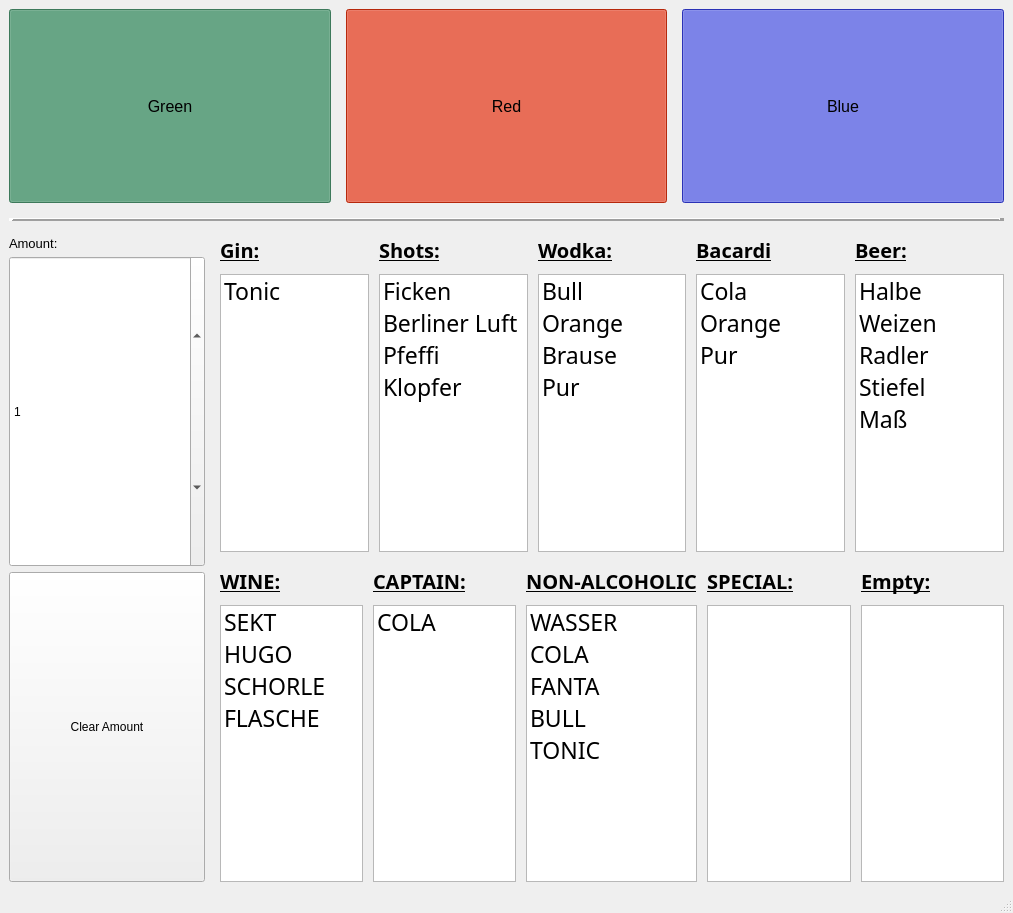
<?xml version="1.0" encoding="UTF-8"?>
<ui version="4.0">
 <class>MainWindow</class>
 <widget class="QMainWindow" name="MainWindow">
  <property name="geometry">
   <rect>
    <x>0</x>
    <y>0</y>
    <width>1013</width>
    <height>913</height>
   </rect>
  </property>
  <property name="sizePolicy">
   <sizepolicy hsizetype="Maximum" vsizetype="Maximum">
    <horstretch>0</horstretch>
    <verstretch>0</verstretch>
   </sizepolicy>
  </property>
  <property name="windowTitle">
   <string>MainWindow</string>
  </property>
  <widget class="QWidget" name="centralwidget">
   <layout class="QVBoxLayout" name="verticalLayout">
    <item>
     <layout class="QVBoxLayout" name="mainVert" stretch="3,1,10">
      <property name="spacing">
       <number>15</number>
      </property>
      <item>
       <layout class="QHBoxLayout" name="teamButtons">
        <property name="sizeConstraint">
         <enum>QLayout::SetNoConstraint</enum>
        </property>
        <item>
         <widget class="QPushButton" name="pb_Green">
          <property name="sizePolicy">
           <sizepolicy hsizetype="Minimum" vsizetype="Preferred">
            <horstretch>0</horstretch>
            <verstretch>0</verstretch>
           </sizepolicy>
          </property>
          <property name="font">
           <font>
            <pointsize>12</pointsize>
           </font>
          </property>
          <property name="styleSheet">
           <string notr="true">background-color: rgb(85, 170, 127);</string>
          </property>
          <property name="text">
           <string>Green</string>
          </property>
          <property name="checkable">
           <bool>true</bool>
          </property>
          <property name="checked">
           <bool>true</bool>
          </property>
         </widget>
        </item>
        <item>
         <widget class="QPushButton" name="pb_Red">
          <property name="sizePolicy">
           <sizepolicy hsizetype="Minimum" vsizetype="Preferred">
            <horstretch>0</horstretch>
            <verstretch>0</verstretch>
           </sizepolicy>
          </property>
          <property name="font">
           <font>
            <pointsize>12</pointsize>
           </font>
          </property>
          <property name="styleSheet">
           <string notr="true">background-color: rgb(255, 56, 17);</string>
          </property>
          <property name="text">
           <string>Red</string>
          </property>
          <property name="checkable">
           <bool>true</bool>
          </property>
          <property name="checked">
           <bool>true</bool>
          </property>
         </widget>
        </item>
        <item>
         <widget class="QPushButton" name="pb_Blue">
          <property name="sizePolicy">
           <sizepolicy hsizetype="Minimum" vsizetype="Preferred">
            <horstretch>0</horstretch>
            <verstretch>0</verstretch>
           </sizepolicy>
          </property>
          <property name="font">
           <font>
            <pointsize>12</pointsize>
           </font>
          </property>
          <property name="autoFillBackground">
           <bool>false</bool>
          </property>
          <property name="styleSheet">
           <string notr="true">background-color: rgb(60, 70, 255);</string>
          </property>
          <property name="text">
           <string>Blue</string>
          </property>
          <property name="checkable">
           <bool>true</bool>
          </property>
          <property name="checked">
           <bool>true</bool>
          </property>
         </widget>
        </item>
       </layout>
      </item>
      <item>
       <widget class="Line" name="line">
        <property name="sizePolicy">
         <sizepolicy hsizetype="Minimum" vsizetype="Fixed">
          <horstretch>0</horstretch>
          <verstretch>10</verstretch>
         </sizepolicy>
        </property>
        <property name="frameShadow">
         <enum>QFrame::Raised</enum>
        </property>
        <property name="lineWidth">
         <number>5</number>
        </property>
        <property name="orientation">
         <enum>Qt::Horizontal</enum>
        </property>
       </widget>
      </item>
      <item>
       <layout class="QHBoxLayout" name="lowerLevel" stretch="5,20">
        <item>
         <layout class="QVBoxLayout" name="amountPanel" stretch="1,15,15">
          <property name="spacing">
           <number>5</number>
          </property>
          <item>
           <widget class="QLabel" name="label">
            <property name="sizePolicy">
             <sizepolicy hsizetype="Preferred" vsizetype="Fixed">
              <horstretch>0</horstretch>
              <verstretch>0</verstretch>
             </sizepolicy>
            </property>
            <property name="font">
             <font>
              <pointsize>10</pointsize>
             </font>
            </property>
            <property name="text">
             <string>Amount:</string>
            </property>
           </widget>
          </item>
          <item>
           <widget class="QSpinBox" name="amntBox">
            <property name="sizePolicy">
             <sizepolicy hsizetype="Minimum" vsizetype="MinimumExpanding">
              <horstretch>0</horstretch>
              <verstretch>0</verstretch>
             </sizepolicy>
            </property>
            <property name="value">
             <number>1</number>
            </property>
           </widget>
          </item>
          <item>
           <widget class="QPushButton" name="pbClearAmnt">
            <property name="sizePolicy">
             <sizepolicy hsizetype="Minimum" vsizetype="MinimumExpanding">
              <horstretch>0</horstretch>
              <verstretch>0</verstretch>
             </sizepolicy>
            </property>
            <property name="text">
             <string>Clear Amount</string>
            </property>
           </widget>
          </item>
         </layout>
        </item>
        <item>
         <layout class="QVBoxLayout" name="allDrinkLists">
          <item>
           <layout class="QHBoxLayout" name="upperLevelDrinks">
            <property name="spacing">
             <number>10</number>
            </property>
            <item>
             <layout class="QVBoxLayout" name="verticalLayout_7" stretch="1,10">
              <item>
               <widget class="QLabel" name="label_6">
                <property name="sizePolicy">
                 <sizepolicy hsizetype="Preferred" vsizetype="Fixed">
                  <horstretch>0</horstretch>
                  <verstretch>0</verstretch>
                 </sizepolicy>
                </property>
                <property name="font">
                 <font>
                  <family>Bebas Neue Regular</family>
                  <pointsize>15</pointsize>
                  <weight>75</weight>
                  <bold>true</bold>
                  <underline>true</underline>
                 </font>
                </property>
                <property name="text">
                 <string>Gin:</string>
                </property>
               </widget>
              </item>
              <item>
               <widget class="QListWidget" name="ginList">
                <property name="sizePolicy">
                 <sizepolicy hsizetype="Expanding" vsizetype="MinimumExpanding">
                  <horstretch>0</horstretch>
                  <verstretch>0</verstretch>
                 </sizepolicy>
                </property>
                <property name="font">
                 <font>
                  <family>Bebas Neue Regular</family>
                  <pointsize>17</pointsize>
                 </font>
                </property>
                <item>
                 <property name="text">
                  <string>Tonic</string>
                 </property>
                </item>
                <item>
                 <property name="text">
                  <string/>
                 </property>
                </item>
               </widget>
              </item>
             </layout>
            </item>
            <item>
             <layout class="QVBoxLayout" name="verticalLayout_6" stretch="1,10">
              <item>
               <widget class="QLabel" name="label_5">
                <property name="sizePolicy">
                 <sizepolicy hsizetype="Preferred" vsizetype="Fixed">
                  <horstretch>0</horstretch>
                  <verstretch>0</verstretch>
                 </sizepolicy>
                </property>
                <property name="font">
                 <font>
                  <family>Bebas Neue Regular</family>
                  <pointsize>15</pointsize>
                  <weight>75</weight>
                  <bold>true</bold>
                  <underline>true</underline>
                 </font>
                </property>
                <property name="text">
                 <string>Shots:</string>
                </property>
               </widget>
              </item>
              <item>
               <widget class="QListWidget" name="shotList">
                <property name="font">
                 <font>
                  <family>Bebas Neue Regular</family>
                  <pointsize>17</pointsize>
                 </font>
                </property>
                <item>
                 <property name="text">
                  <string>Ficken</string>
                 </property>
                </item>
                <item>
                 <property name="text">
                  <string>Berliner Luft</string>
                 </property>
                </item>
                <item>
                 <property name="text">
                  <string>Pfeffi</string>
                 </property>
                </item>
                <item>
                 <property name="text">
                  <string>Klopfer</string>
                 </property>
                </item>
               </widget>
              </item>
             </layout>
            </item>
            <item>
             <layout class="QVBoxLayout" name="verticalLayout_3" stretch="1,10">
              <item>
               <widget class="QLabel" name="label_2">
                <property name="sizePolicy">
                 <sizepolicy hsizetype="Preferred" vsizetype="Fixed">
                  <horstretch>0</horstretch>
                  <verstretch>0</verstretch>
                 </sizepolicy>
                </property>
                <property name="font">
                 <font>
                  <family>Bebas Neue Regular</family>
                  <pointsize>15</pointsize>
                  <weight>75</weight>
                  <bold>true</bold>
                  <underline>true</underline>
                 </font>
                </property>
                <property name="text">
                 <string>Wodka:</string>
                </property>
               </widget>
              </item>
              <item>
               <widget class="QListWidget" name="wodkaList">
                <property name="font">
                 <font>
                  <family>Bebas Neue Regular</family>
                  <pointsize>17</pointsize>
                 </font>
                </property>
                <item>
                 <property name="text">
                  <string>Bull</string>
                 </property>
                </item>
                <item>
                 <property name="text">
                  <string>Orange</string>
                 </property>
                </item>
                <item>
                 <property name="text">
                  <string>Brause</string>
                 </property>
                </item>
                <item>
                 <property name="text">
                  <string>Pur</string>
                 </property>
                </item>
               </widget>
              </item>
             </layout>
            </item>
            <item>
             <layout class="QVBoxLayout" name="verticalLayout_4" stretch="1,10">
              <item>
               <widget class="QLabel" name="label_3">
                <property name="sizePolicy">
                 <sizepolicy hsizetype="Preferred" vsizetype="Fixed">
                  <horstretch>0</horstretch>
                  <verstretch>0</verstretch>
                 </sizepolicy>
                </property>
                <property name="font">
                 <font>
                  <family>Bebas Neue Regular</family>
                  <pointsize>15</pointsize>
                  <weight>75</weight>
                  <bold>true</bold>
                  <underline>true</underline>
                 </font>
                </property>
                <property name="text">
                 <string>Bacardi</string>
                </property>
               </widget>
              </item>
              <item>
               <widget class="QListWidget" name="bacardiList">
                <property name="font">
                 <font>
                  <family>Bebas Neue Regular</family>
                  <pointsize>17</pointsize>
                 </font>
                </property>
                <property name="editTriggers">
                 <set>QAbstractItemView::NoEditTriggers</set>
                </property>
                <item>
                 <property name="text">
                  <string>Cola</string>
                 </property>
                </item>
                <item>
                 <property name="text">
                  <string>Orange</string>
                 </property>
                </item>
                <item>
                 <property name="text">
                  <string>Pur</string>
                 </property>
                </item>
               </widget>
              </item>
             </layout>
            </item>
            <item>
             <layout class="QVBoxLayout" name="verticalLayout_5" stretch="1,10">
              <item>
               <widget class="QLabel" name="label_4">
                <property name="sizePolicy">
                 <sizepolicy hsizetype="Preferred" vsizetype="Fixed">
                  <horstretch>0</horstretch>
                  <verstretch>0</verstretch>
                 </sizepolicy>
                </property>
                <property name="font">
                 <font>
                  <family>Bebas Neue Regular</family>
                  <pointsize>15</pointsize>
                  <weight>75</weight>
                  <bold>true</bold>
                  <underline>true</underline>
                 </font>
                </property>
                <property name="text">
                 <string>Beer:</string>
                </property>
               </widget>
              </item>
              <item>
               <widget class="QListWidget" name="beerList">
                <property name="font">
                 <font>
                  <family>Bebas Neue Regular</family>
                  <pointsize>17</pointsize>
                 </font>
                </property>
                <item>
                 <property name="text">
                  <string>Halbe</string>
                 </property>
                </item>
                <item>
                 <property name="text">
                  <string>Weizen</string>
                 </property>
                </item>
                <item>
                 <property name="text">
                  <string>Radler</string>
                 </property>
                </item>
                <item>
                 <property name="text">
                  <string>Stiefel</string>
                 </property>
                </item>
                <item>
                 <property name="text">
                  <string>Maß</string>
                 </property>
                </item>
               </widget>
              </item>
             </layout>
            </item>
           </layout>
          </item>
          <item>
           <layout class="QHBoxLayout" name="lowerLevelDrinks">
            <property name="spacing">
             <number>10</number>
            </property>
            <item>
             <layout class="QVBoxLayout" name="verticalLayout_8" stretch="1,10">
              <property name="spacing">
               <number>10</number>
              </property>
              <item>
               <widget class="QLabel" name="label_7">
                <property name="sizePolicy">
                 <sizepolicy hsizetype="Preferred" vsizetype="Fixed">
                  <horstretch>0</horstretch>
                  <verstretch>0</verstretch>
                 </sizepolicy>
                </property>
                <property name="font">
                 <font>
                  <family>Bebas Neue Regular</family>
                  <pointsize>15</pointsize>
                  <weight>75</weight>
                  <bold>true</bold>
                  <underline>true</underline>
                 </font>
                </property>
                <property name="text">
                 <string>WINE:</string>
                </property>
               </widget>
              </item>
              <item>
               <widget class="QListWidget" name="wineList">
                <property name="sizePolicy">
                 <sizepolicy hsizetype="Expanding" vsizetype="MinimumExpanding">
                  <horstretch>0</horstretch>
                  <verstretch>0</verstretch>
                 </sizepolicy>
                </property>
                <property name="font">
                 <font>
                  <family>Bebas Neue Regular</family>
                  <pointsize>17</pointsize>
                 </font>
                </property>
                <item>
                 <property name="text">
                  <string>SEKT</string>
                 </property>
                </item>
                <item>
                 <property name="text">
                  <string>HUGO</string>
                 </property>
                </item>
                <item>
                 <property name="text">
                  <string>SCHORLE</string>
                 </property>
                </item>
                <item>
                 <property name="text">
                  <string>FLASCHE</string>
                 </property>
                </item>
               </widget>
              </item>
             </layout>
            </item>
            <item>
             <layout class="QVBoxLayout" name="verticalLayout_9" stretch="1,10">
              <property name="spacing">
               <number>10</number>
              </property>
              <item>
               <widget class="QLabel" name="label_8">
                <property name="sizePolicy">
                 <sizepolicy hsizetype="Preferred" vsizetype="Fixed">
                  <horstretch>0</horstretch>
                  <verstretch>0</verstretch>
                 </sizepolicy>
                </property>
                <property name="font">
                 <font>
                  <family>Bebas Neue Regular</family>
                  <pointsize>15</pointsize>
                  <weight>75</weight>
                  <bold>true</bold>
                  <underline>true</underline>
                 </font>
                </property>
                <property name="text">
                 <string>CAPTAIN:</string>
                </property>
               </widget>
              </item>
              <item>
               <widget class="QListWidget" name="captainList">
                <property name="font">
                 <font>
                  <family>Bebas Neue Regular</family>
                  <pointsize>17</pointsize>
                 </font>
                </property>
                <item>
                 <property name="text">
                  <string>COLA</string>
                 </property>
                </item>
               </widget>
              </item>
             </layout>
            </item>
            <item>
             <layout class="QVBoxLayout" name="verticalLayout_10" stretch="1,10">
              <property name="spacing">
               <number>10</number>
              </property>
              <item>
               <widget class="QLabel" name="label_9">
                <property name="sizePolicy">
                 <sizepolicy hsizetype="Preferred" vsizetype="Fixed">
                  <horstretch>0</horstretch>
                  <verstretch>0</verstretch>
                 </sizepolicy>
                </property>
                <property name="font">
                 <font>
                  <family>Bebas Neue Regular</family>
                  <pointsize>15</pointsize>
                  <weight>75</weight>
                  <bold>true</bold>
                  <underline>true</underline>
                 </font>
                </property>
                <property name="text">
                 <string>NON-ALCOHOLIC</string>
                </property>
               </widget>
              </item>
              <item>
               <widget class="QListWidget" name="nonalcList">
                <property name="font">
                 <font>
                  <family>Bebas Neue Regular</family>
                  <pointsize>17</pointsize>
                 </font>
                </property>
                <item>
                 <property name="text">
                  <string>WASSER</string>
                 </property>
                </item>
                <item>
                 <property name="text">
                  <string>COLA</string>
                 </property>
                </item>
                <item>
                 <property name="text">
                  <string>FANTA</string>
                 </property>
                </item>
                <item>
                 <property name="text">
                  <string>BULL</string>
                 </property>
                </item>
                <item>
                 <property name="text">
                  <string>TONIC</string>
                 </property>
                </item>
               </widget>
              </item>
             </layout>
            </item>
            <item>
             <layout class="QVBoxLayout" name="verticalLayout_11" stretch="1,10">
              <property name="spacing">
               <number>10</number>
              </property>
              <item>
               <widget class="QLabel" name="label_10">
                <property name="sizePolicy">
                 <sizepolicy hsizetype="Preferred" vsizetype="Fixed">
                  <horstretch>0</horstretch>
                  <verstretch>0</verstretch>
                 </sizepolicy>
                </property>
                <property name="font">
                 <font>
                  <family>Bebas Neue Regular</family>
                  <pointsize>15</pointsize>
                  <weight>75</weight>
                  <bold>true</bold>
                  <underline>true</underline>
                 </font>
                </property>
                <property name="text">
                 <string>SPECIAL:</string>
                </property>
               </widget>
              </item>
              <item>
               <widget class="QListWidget" name="specialList">
                <property name="font">
                 <font>
                  <family>Bebas Neue Regular</family>
                  <pointsize>17</pointsize>
                 </font>
                </property>
                <property name="editTriggers">
                 <set>QAbstractItemView::NoEditTriggers</set>
                </property>
               </widget>
              </item>
             </layout>
            </item>
            <item>
             <layout class="QVBoxLayout" name="verticalLayout_12" stretch="1,10">
              <property name="spacing">
               <number>10</number>
              </property>
              <item>
               <widget class="QLabel" name="label_11">
                <property name="sizePolicy">
                 <sizepolicy hsizetype="Preferred" vsizetype="Fixed">
                  <horstretch>0</horstretch>
                  <verstretch>0</verstretch>
                 </sizepolicy>
                </property>
                <property name="font">
                 <font>
                  <family>Bebas Neue Regular</family>
                  <pointsize>15</pointsize>
                  <weight>75</weight>
                  <bold>true</bold>
                  <underline>true</underline>
                 </font>
                </property>
                <property name="text">
                 <string>Empty:</string>
                </property>
               </widget>
              </item>
              <item>
               <widget class="QListWidget" name="listWidget">
                <property name="font">
                 <font>
                  <family>Bebas Neue Regular</family>
                  <pointsize>17</pointsize>
                 </font>
                </property>
               </widget>
              </item>
             </layout>
            </item>
           </layout>
          </item>
         </layout>
        </item>
       </layout>
      </item>
     </layout>
    </item>
   </layout>
  </widget>
  <widget class="QStatusBar" name="statusbar"/>
 </widget>
 <resources/>
 <connections/>
</ui>
